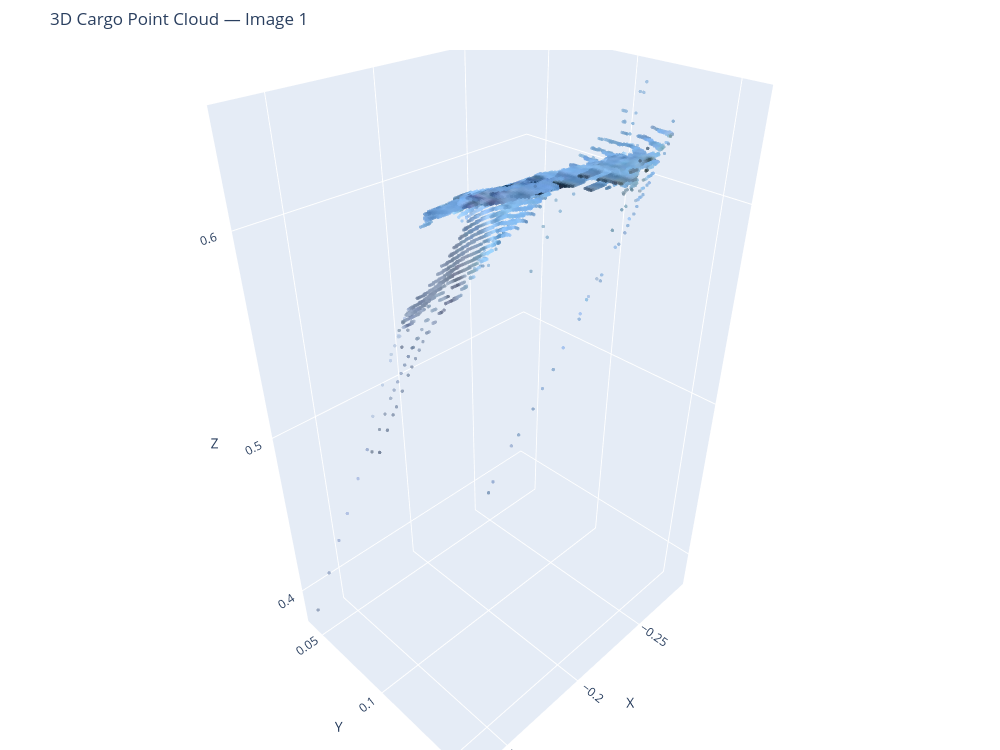

Notebook cell for this chart:
### Code cell
# ============================================================
# CELL 21 — VISUALIZE 3D POINT CLOUD IN VS CODE
# ============================================================

import numpy as np
import plotly.graph_objects as go

for idx, pcd in enumerate(point_clouds):

    if pcd is None:
        print(f"Skipping image {idx + 1} — point cloud is None.")
        continue

    points = np.asarray(pcd.points)

    if points.shape[0] == 0:
        print(f"Skipping image {idx + 1} — point cloud contains no points.")
        continue

    colors = np.asarray(pcd.colors)

    marker = dict(size=2, opacity=0.8)

    if colors.shape == points.shape:
        marker["color"] = [
            f"rgb({int(r * 255)},{int(g * 255)},{int(b * 255)})"
            for r, g, b in np.clip(colors, 0, 1)
        ]

    fig = go.Figure(
        data=[go.Scatter3d(
            x=points[:, 0],
            y=points[:, 1],
            z=points[:, 2],
            mode="markers",
            marker=marker,
            name=f"Cargo {idx + 1}"
        )]
    )

    fig.update_layout(
        title=f"3D Cargo Point Cloud — Image {idx + 1}",
        scene=dict(
            xaxis_title="X",
            yaxis_title="Y",
            zaxis_title="Z",
            aspectmode="data"
        ),
        width=1000,
        height=750,
        margin=dict(l=0, r=0, b=0, t=50)
    )

    fig.show()

### Figure 1 — Plotly figure (JSON) as saved in the notebook; plotly's stock layout.template omitted (floating-point values rounded to 4 significant figures; data arrays with more than 128 entries replaced by an {"elided": "..."} marker saying what was removed)
{"data": [{"marker": {"color": {"elided": "8733 str values"}, "opacity": 0.8, "size": 2}, "mode": "markers", "name": "Cargo 1", "type": "scatter3d", "x": {"elided": "8733 float values"}, "y": {"elided": "8733 float values"}, "z": {"elided": "8733 float values"}}], "layout": {"height": 750, "margin": {"b": 0, "l": 0, "r": 0, "t": 50}, "scene": {"aspectmode": "data", "xaxis": {"title": {"text": "X"}}, "yaxis": {"title": {"text": "Y"}}, "zaxis": {"title": {"text": "Z"}}}, "title": {"text": "3D Cargo Point Cloud — Image 1"}, "width": 1000}}
